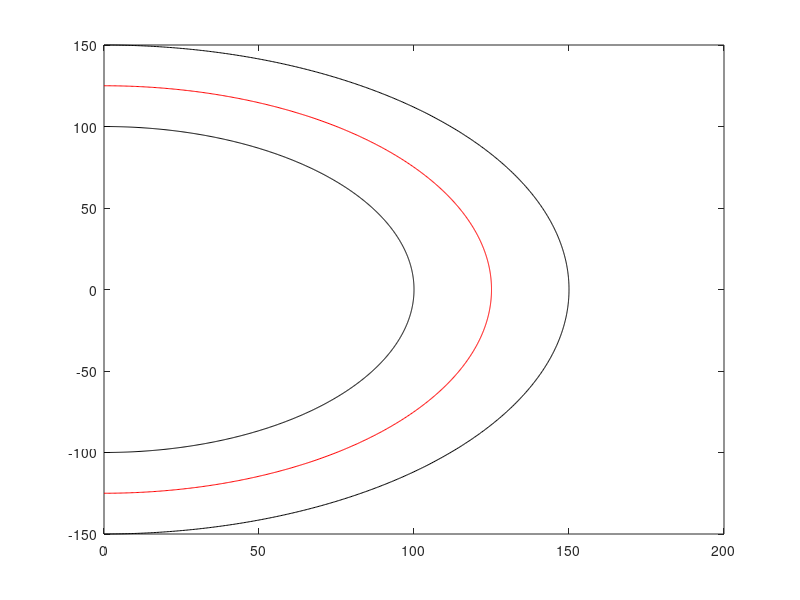

Recreate this plot in MATLAB.
%% PROBLEM SETUP
%{

1. dt = 0.05;
2. Npred = 20;
3. Tspan = 0:dt:20;

input 

%}


%% SETUP

close all; clear all;

%% Constants

% Circular track
r1 = 100;
r2 = 150;

% Car Parameters

global a b L

a = 1.35;
b = 1.45;
L = a+b;


%% PATH GEN
% Path is a semi-circle for now.
% r1 is radius of inner circle
% r2 is radius of outer circle
path.numPoints = 1000;
thetaVal = linspace(-pi/2, pi/2, path.numPoints);
  
path.xL = r1*cos(thetaVal);
path.xR = r2*cos(thetaVal);
path.yL = r1*sin(thetaVal);
path.yR = r2*sin(thetaVal);
path.xCL = ((r1 + r2)/2)*cos(thetaVal);
path.yCL = ((r1 + r2)/2)*sin(thetaVal);

figure;
plot(path.xL, path.yL, 'k', path.xR, path.yR, 'k', ...
    path.xCL, path.yCL, '-r');


%% Trajectory Generation
% Constraints: 






















%% FUNCTIONS

function zdot = model(z, u, delta)

  global b L

  x = z(1);
  y = z(2);
  psi = z(3);

  zdot = zeros(3, 1);

  zdot(1) = u * cos(psi) - (b/L) * u * tan(delta) * sin(psi);
  zdot(2) = u * sin(psi) + (b/L) * u * tan(delta) * cos(psi);
  zdot(3) = (u/L) * tan(delta);

end


%function [g, dg, h, dg] = nlcon(z)

  


%end


